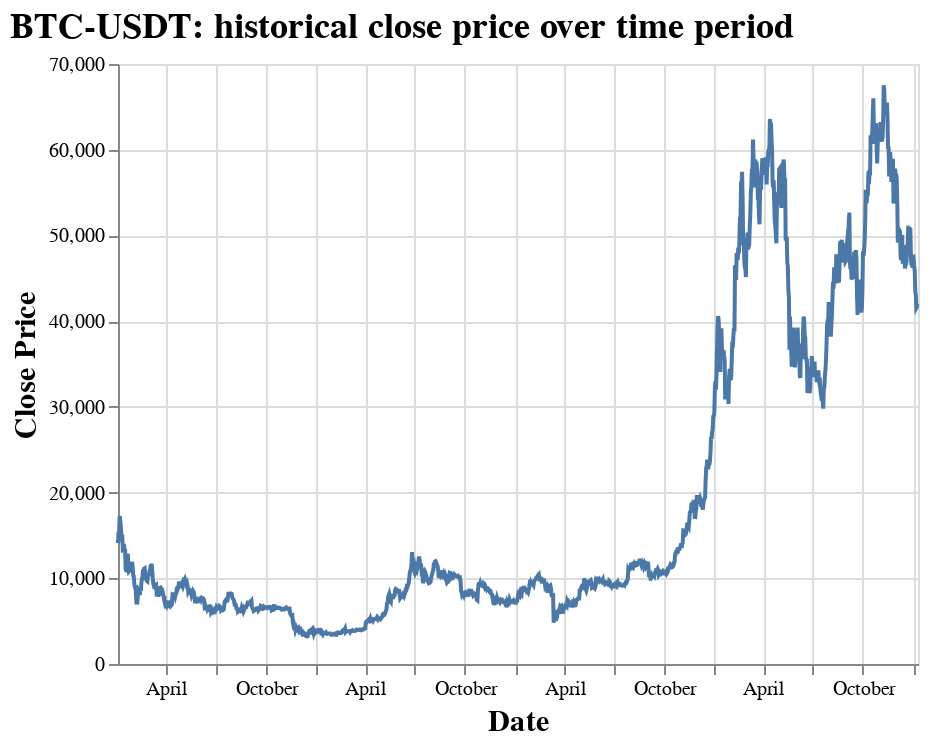

This figure's notebook cell:
### Markdown cell above
### Plot the price data

### Code cell
plot_price(price_df)

### Figure 1 — Vega-Lite specification as saved in the notebook (floating-point values rounded to 4 significant figures; data arrays with more than 128 entries replaced by an {"elided": "..."} marker saying what was removed)
{"config": {"view": {"continuousWidth": 400, "continuousHeight": 300}, "axis": {"labelFontSize": 10, "titleFontSize": 15}, "title": {"anchor": "start", "fontSize": 18}}, "data": {"name": "data-f505eeed74471a2acb0918a629c96b81"}, "mark": "line", "encoding": {"x": {"field": "Date", "title": "Date", "type": "temporal"}, "y": {"field": "Close", "title": "Close Price", "type": "quantitative"}}, "title": "BTC-USDT: historical close price over time period", "$schema": "https://vega.github.io/schema/vega-lite/v4.17.0.json", "datasets": {"data-f505eeed74471a2acb0918a629c96b81": {"elided": "1470 records"}}}
